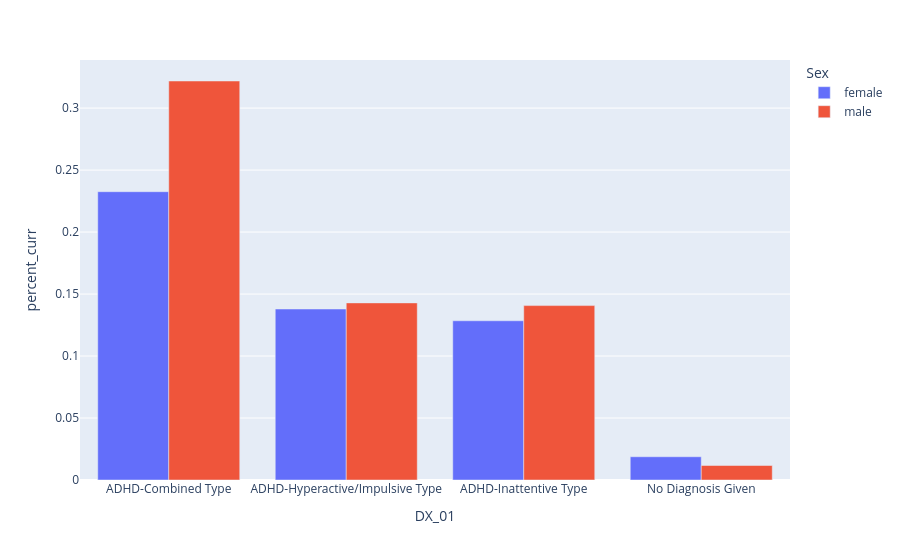

The notebook cell this image was saved under:
### Markdown cell above
### about 25% of children with adhd are currently taking psych medication

### Code cell
colors = ['Sex', 'PreInt_Demos_Fam,Child_Race_cat']

for color in colors:
    tmp = df.groupby(['DX_01',color]).agg({'PreInt_TxHx,psych_meds_cur': 'sum',
                                            'PreInt_TxHx,psych_meds_past': 'sum',
                                   'Identifiers': 'count'}
                                        ).reset_index()
    tmp['percent_curr'] = tmp['PreInt_TxHx,psych_meds_cur'] / tmp['Identifiers']
    tmp['percent_past'] = tmp['PreInt_TxHx,psych_meds_past'] / tmp['Identifiers']

    fig = px.bar(tmp, x="DX_01", y='percent_curr', color=color,orientation='v', barmode="group")
    fig.show()

### Figure 1 — Plotly figure (JSON) as saved in the notebook; plotly's stock layout.template omitted (floating-point values rounded to 4 significant figures)
{"data": [{"alignmentgroup": "True", "hovertemplate": "Sex=female<br>DX_01=%{x}<br>percent_curr=%{y}<extra></extra>", "legendgroup": "female", "marker": {"color": "#636efa", "pattern": {"shape": ""}}, "name": "female", "offsetgroup": "female", "orientation": "v", "showlegend": true, "textposition": "auto", "type": "bar", "x": ["ADHD-Combined Type", "ADHD-Hyperactive/Impulsive Type", "ADHD-Inattentive Type", "No Diagnosis Given"], "xaxis": "x", "y": [0.2326, 0.1379, 0.1284, 0.01875], "yaxis": "y"}, {"alignmentgroup": "True", "hovertemplate": "Sex=male<br>DX_01=%{x}<br>percent_curr=%{y}<extra></extra>", "legendgroup": "male", "marker": {"color": "#EF553B", "pattern": {"shape": ""}}, "name": "male", "offsetgroup": "male", "orientation": "v", "showlegend": true, "textposition": "auto", "type": "bar", "x": ["ADHD-Combined Type", "ADHD-Hyperactive/Impulsive Type", "ADHD-Inattentive Type", "No Diagnosis Given"], "xaxis": "x", "y": [0.3219, 0.1429, 0.1407, 0.0117], "yaxis": "y"}], "layout": {"barmode": "group", "legend": {"title": {"text": "Sex"}, "tracegroupgap": 0}, "margin": {"t": 60}, "xaxis": {"anchor": "y", "domain": [0, 1], "title": {"text": "DX_01"}}, "yaxis": {"anchor": "x", "domain": [0, 1], "title": {"text": "percent_curr"}}}}
